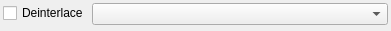
<?xml version="1.0" encoding="UTF-8"?>
<ui version="4.0">
 <class>BlockDeinterlace</class>
 <widget class="QWidget" name="BlockDeinterlace">
  <property name="geometry">
   <rect>
    <x>0</x>
    <y>0</y>
    <width>391</width>
    <height>31</height>
   </rect>
  </property>
  <property name="windowTitle">
   <string>Form</string>
  </property>
  <layout class="QFormLayout" name="formLayout">
   <property name="horizontalSpacing">
    <number>3</number>
   </property>
   <property name="verticalSpacing">
    <number>3</number>
   </property>
   <property name="leftMargin">
    <number>3</number>
   </property>
   <property name="topMargin">
    <number>3</number>
   </property>
   <property name="rightMargin">
    <number>3</number>
   </property>
   <property name="bottomMargin">
    <number>3</number>
   </property>
   <item row="0" column="0">
    <widget class="QCheckBox" name="deinterlaceButton">
     <property name="text">
      <string>Deinterlace</string>
     </property>
    </widget>
   </item>
   <item row="0" column="1">
    <widget class="DataComboBox" name="deinterlaceBox"/>
   </item>
  </layout>
 </widget>
 <customwidgets>
  <customwidget>
   <class>DataComboBox</class>
   <extends>QComboBox</extends>
   <header>UI/datacombobox.h</header>
  </customwidget>
 </customwidgets>
 <resources/>
 <connections/>
</ui>
